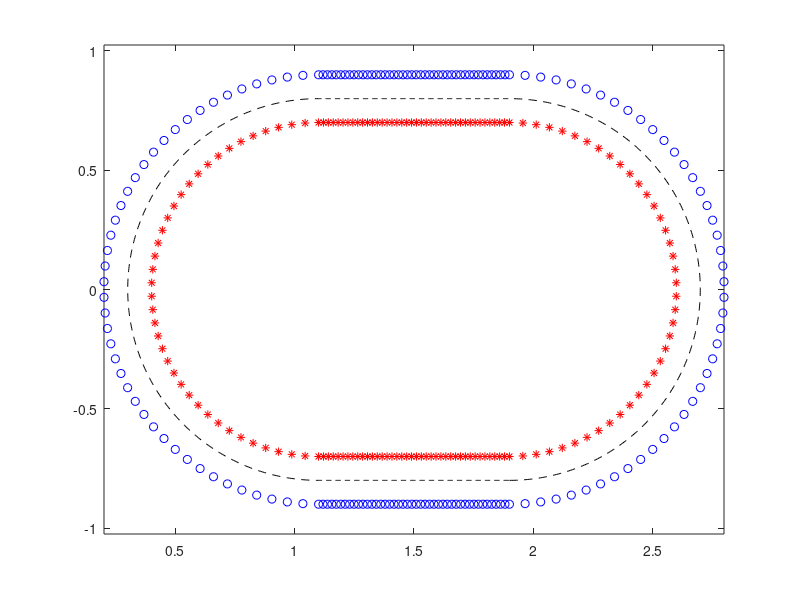

This figure's MATLAB source:
clear
clc

%% global parameter

valley_index=1;
k=9;
V=20;

a=0.4;

x_center=1.5;
y_center=0;

s1=sign(k);
s2=sign(k-V);

k1=abs(k);
k2=abs(k-V);

% inside
Nm = 4*40;
Rm = 0.7; 

thetm1 = linspace(-pi/2, pi/2, Nm/4);
thetm2 = pi/2*ones(1, Nm/4);
thetm3 = linspace(pi/2, 3*pi/2, Nm/4);
thetm4 = -pi/2*ones(1, Nm/4);

zRm1 = a + Rm*exp(sqrt(-1)*thetm1);
zRm2 = linspace(a, -a, length(thetm2)) + Rm*exp(sqrt(-1)*thetm2);
zRm3 = -a + Rm*exp(sqrt(-1)*thetm3);
zRm4 = linspace(-a, a, length(thetm4)) + Rm*exp(sqrt(-1)*thetm4);
Zm = [zRm1 zRm2(2:end) zRm3(2:end) zRm4(2:end-1)];
Zm=Zm+x_center+sqrt(-1)*y_center;
Nm = length(Zm);

% outside

Nl = 4*44;
Rl = 0.9; 

thetl1 = linspace(-pi/2, pi/2, Nl/4);
thetl2 = pi/2*ones(1, Nl/4);
thetl3 = linspace(pi/2, 3*pi/2, Nl/4);
thetl4 = -pi/2*ones(1, Nl/4);

zRl1 = a + Rl*exp(sqrt(-1)*thetl1);
zRl2 = linspace(a, -a, length(thetl2)) + Rl*exp(sqrt(-1)*thetl2);
zRl3 = -a + Rl*exp(sqrt(-1)*thetl3);
zRl4 = linspace(-a, a, length(thetl4)) + Rl*exp(sqrt(-1)*thetl4);
Zl = [zRl1 zRl2(2:end) zRl3(2:end) zRl4(2:end-1)];
Zl=Zl+x_center+sqrt(-1)*y_center;
Nl = length(Zl);

% boundary

Nj = (Nm+Nl)*4;
Rj = 0.8; 

thetj1 = linspace(-pi/2, pi/2, Nj/4);
thetj2 = pi/2*ones(1, Nj/4);
thetj3 = linspace(pi/2, 3*pi/2, Nj/4);
thetj4 = -pi/2*ones(1, Nj/4);

zRj1 = a + Rj*exp(sqrt(-1)*thetj1);
zRj2 = linspace(a, -a, length(thetj2)) + Rj*exp(sqrt(-1)*thetj2);
zRj3 = -a + Rj*exp(sqrt(-1)*thetj3);
zRj4 = linspace(-a, a, length(thetj4)) + Rj*exp(sqrt(-1)*thetj4);
Zj = [zRj1 zRj2(2:end) zRj3(2:end) zRj4(2:end-1)];
Zj=Zj+x_center+sqrt(-1)*y_center;
Nj = length(Zj);

% Construct matrix

[zl, zjl] = meshgrid(Zm, Zj);
Djl = zjl - zl; 
Phi_A = angle(Djl);
R_A= abs(Djl);

[zl, zjl] = meshgrid(Zl, Zj);
Djl = zjl - zl; 
Phi_B = angle(Djl);
R_B = abs(Djl);

L=1;
nL=-L:L;

plnA=besselh(0,1,abs(Zj)*k1)/sqrt(2);
plnB=sqrt(-1)*besselh(1,1,abs(Zj)*k1).*exp(sqrt(-1)*angle(Zj))/sqrt(2);

pln=conj([plnA plnB]');

A1=[];A2=[];
C1=[];C2=[];

for l=1:length(nL)    
    
        HjmL1 = besselh(nL(l), 1, k1*R_A).*exp(sqrt(-1)*nL(l)*Phi_A);
        HjmL2 = sqrt(-1)^valley_index*s1*besselh(nL(l)+valley_index, 1, k1*R_A).*exp(sqrt(-1)*(nL(l)+valley_index)*Phi_A);
        
        A1 = [A1 HjmL1];
        A2 = [A2 HjmL2];
        
        HjlR1 = besselh(nL(l), 1, k2*R_B).*exp(sqrt(-1)*nL(l)*Phi_B);
        HjlR2 = sqrt(-1)^valley_index*s2*besselh(nL(l)+valley_index, 1, k2*R_B).*exp(sqrt(-1)*(nL(l)+valley_index)*Phi_B);
        
        C1 = [C1  HjlR1];
        C2 = [C2  HjlR2];
        
end

MA=[A1;A2];
MB=[C1;C2];

M=[MA -MB];
C = -pinv(M)*pln;
    
ee = norm(M*C + pln)/norm(pln);

plot(real(Zm),imag(Zm),'r*');hold on

plot(real(Zl),imag(Zl),'bo');hold on

plot(real(Zj),imag(Zj),'k--');hold on
axis equal

save data_MMP